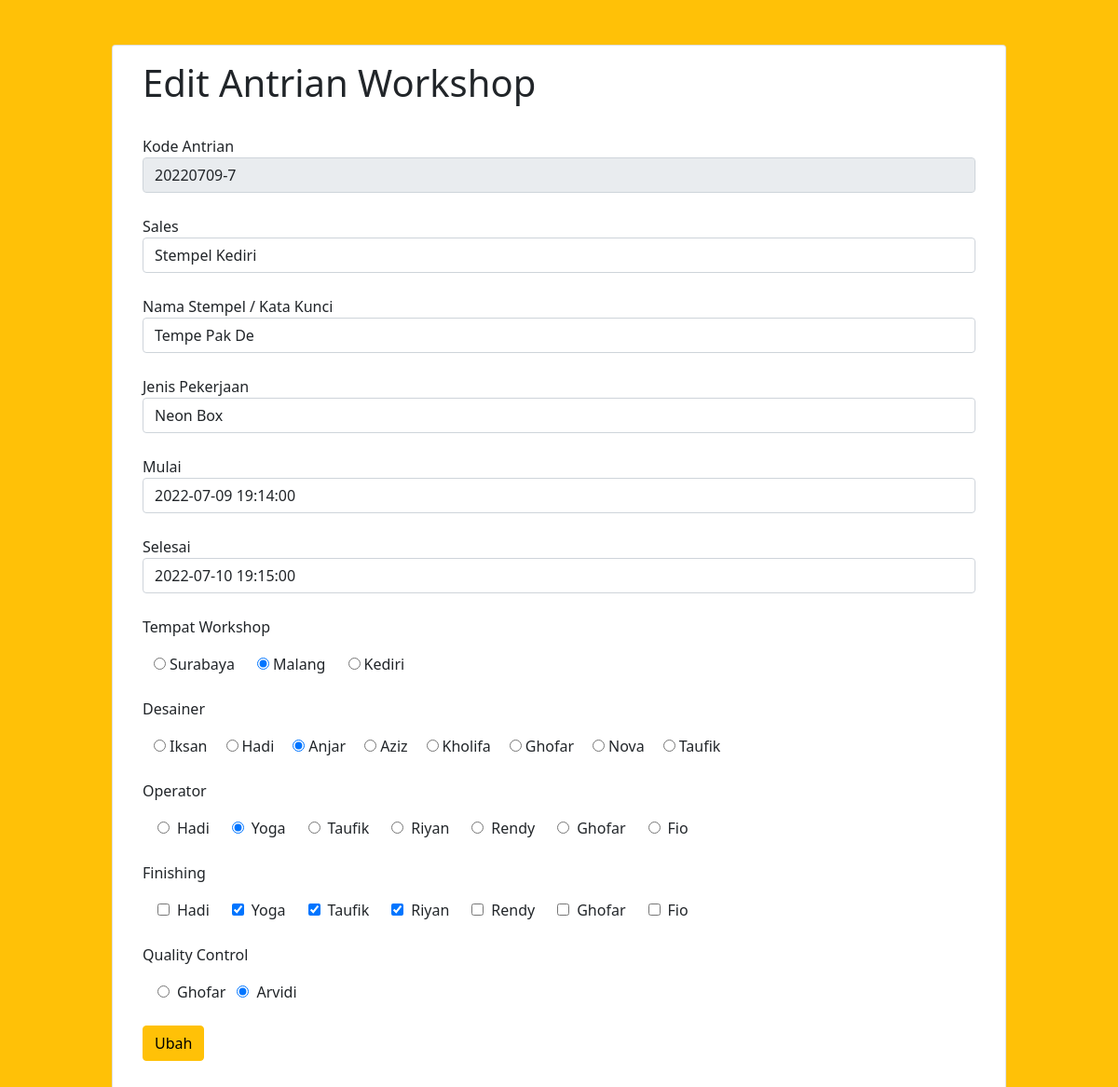
Page /edit-antrian.php?no_antrian=7 (signed in) on the committed database.
### tables this page shows
CREATE TABLE `data_antrian` (
  `tanggal_antrian` date NOT NULL,
  `no_antrian` int(3) NOT NULL,
  `nama_sales` varchar(255) NOT NULL,
  `keyword_stempel` text NOT NULL,
  `nama_pekerjaan` text NOT NULL,
  `mulai_kerja` datetime NOT NULL,
  `selesai_kerja` datetime NOT NULL,
  `tempat_workshop` varchar(255) NOT NULL,
  `nama_desainer` varchar(255) NOT NULL,
  `nama_operator` varchar(255) NOT NULL,
  `nama_finishing` varchar(255) NOT NULL,
  `nama_qc` varchar(255) NOT NULL,
  `file_desain` varchar(255) NOT NULL,
  `file_dokumentasi` varchar(255) NOT NULL
);

CREATE TABLE `data_desainer` (
  `desainerCode` int(3) NOT NULL,
  `desainerName` varchar(255) NOT NULL
);

CREATE TABLE `data_operator` (
  `operatorCode` int(3) NOT NULL,
  `operatorName` varchar(255) NOT NULL
);

### edit-antrian.php (the view, shortened to what this page needs)
<?php
include("connection.php");
$id = $_GET['no_antrian'];
$sql = "SELECT * FROM data_antrian WHERE no_antrian=$id";
$query = mysqli_query($connect, $sql);
$dataEdit = mysqli_fetch_array($query);
$sqlSales = 'SELECT * FROM data_sales';
$sqlOperator = 'SELECT * FROM data_operator';
$sqlDesainer = 'SELECT * FROM data_desainer';
$sqlProduk = 'SELECT * FROM data_produk';
$querySales = mysqli_query($connect, $sqlSales);
$queryOperator = mysqli_query($connect, $sqlOperator);
$queryDesainer = mysqli_query($connect, $sqlDesainer);
$queryFinishing = mysqli_query($connect, $sqlOperator);
$queryProduk = mysqli_query($connect, $sqlProduk);
?>
<!DOCTYPE html>
<html lang="en">
<head>
    <link href="https://cdn.jsdelivr.net/npm/bootstrap@5.0.2/dist/css/bootstrap.min.css" rel="stylesheet"
>
    <link href="style.css" rel="stylesheet">
    <link href="http://fonts.cdnfonts.com/css/sf-pro-display" rel="stylesheet">
</head>
<body>
    <div class="container-fluid bg-warning py-5">
    <div class="card mx-auto px-3" style="width: 60rem;">
            <div class="card-body">
        <h1 class="card-title">Edit Antrian Workshop</h1>
        <br>
        <form action="proses-edit.php" method="POST">
            <div class="form-group">
                <?php
                $noAntrianGabung = preg_replace("/[^a-zA-Z0-9]/", "", $dataEdit['tanggal_antrian']) . "-" . $dataEdit['no_antrian'];
                echo "<label for='antrian'>Kode Antrian</label>";
                echo "<input class='form-control' type='text' name='antrian' value=" . $noAntrianGabung . " readonly>";
                echo "<br>";
                ?>
                <label for="isSales">Sales</label>
                <select class="form-control" name="isSales">
                    <?php
                    while ($resultSales = mysqli_fetch_array($querySales)) {
                        if ($resultSales['salesName'] == $dataEdit['nama_sales']) {
                            echo "<option value='" . $resultSales['salesName'] . "' selected>" . $resultSales['salesName'] . "</option>";
                        } else {
                            echo "<option value='" . $resultSales['salesName'] . "'>" . $resultSales['salesName'] . "</option>";
                        }
                    }
                    ?>
                </select>
                <br>
                <label for="keywordStamp">Nama Stempel / Kata Kunci</label>
                <input class="form-control" type="text" placeholder="Contoh : Stempel Es Madura" name="keywordStamp"
                    value="<?php echo $dataEdit['keyword_stempel']; ?>">
                <br>
                <label for="whatJob">Jenis Pekerjaan</label>
                <select class="form-control" id="whatJob" name="whatJob">
                    <?php
                    while ($resultProduk = mysqli_fetch_array($queryProduk)) {
                        if ($resultProduk['nama_produk'] == $dataEdit['nama_pekerjaan']) {
                            echo "<option selected>" . $resultProduk['nama_produk'] . "</option>";
                        } else {
                            echo "<option>" . $resultProduk['nama_produk'] . "</option>";
                        }
                    }
                    ?>
                </select>
                <br>
                <label for="startJob">Mulai</label>
                <input class="form-control" type="datetime" name="startJob"
                    value="<?php echo $dataEdit['mulai_kerja']; ?>">
                <br>
                <label for="finishJob">Selesai</label>
                <input class="form-control" type="datetime" name="finishJob"
                    value="<?php echo $dataEdit['selesai_kerja']; ?>">
                <br>
                <div class="radio">
                    <p>Tempat Workshop</p>
                    <?php $tw = $dataEdit['tempat_workshop']; ?>
                    <label class="mx-2" for="whereWorkshop"><input class='mx-1' type="radio" name="whereWorkshop"
                            value="Surabaya" <?php echo ($tw == 'Surabaya') ? "checked" : "" ?>>Surabaya</label>
                    <label class="mx-2" for="whereWorkshop"><input class='mx-1' type="radio" name="whereWorkshop"
                            value="Malang" <?php echo ($tw == 'Malang') ? "checked" : "" ?>>Malang</label>
                    <label class="mx-2" for="whereWorkshop"><input class='mx-1' type="radio" name="whereWorkshop"
                            value="Kediri" <?php echo ($tw == 'Kediri') ? "checked" : "" ?>>Kediri</label>
                </div>
                <br>
                <div class="radio">
                    <p>Desainer</p>
                    <?php
                    while ($resultDesainer = mysqli_fetch_array($queryDesainer)) {
                        if ($dataEdit['nama_desainer'] == $resultDesainer['desainerName']) {
                            echo "<label class='mx-2' for='isDesainer'><input type='radio' class='mx-1' name='isDesainer' value='" . $resultDesainer['desainerName'] . "' checked>" . $resultDesainer['desainerName'] . "</label>";
                        } else {
                            echo "<label class='mx-2' for='isDesainer'><input type='radio' class='mx-1' name='isDesainer' value='" . $resultDesainer['desainerName'] . "'>" . $resultDesainer['desainerName'] . "</label>";
                        }
                    }
                    ?>
                </div>
                <br>
                <div class="radio">
                    <p>Operator</p>
                    <?php while ($resultOperator = mysqli_fetch_array($queryOperator)) {
                        if ($dataEdit['nama_operator'] == $resultOperator['operatorName']) {
                            echo "<label class='mx-2' for='isOperator'><input type='radio' class='mx-2' name='isOperator' value='" . $resultOperator['operatorName'] . "' checked>" . $resultOperator['operatorName'] . "</label>";
                        } else {
                            echo "<label class='mx-2' for='isOperator'><input type='radio' class='mx-2' name='isOperator' value='" . $resultOperator['operatorName'] . "'>" . $resultOperator['operatorName'] . "</label>";
                        }
                    }
                    ?>
                </div>
                <br>
                <div class="radio">
                    <p>Finishing</p>
                    <?php
                    $checkedFinishing = explode(",", $dataEdit['nama_finishing']);
                    while ($resultFinishing = mysqli_fetch_array($queryFinishing)) {
                        if (in_array($resultFinishing['operatorName'], $checkedFinishing)) {
                            echo "<label class='mx-2' for='isFinishing'><input type='checkbox' class='mx-2' name='isFinishing[]' value='" . $resultFinishing['operatorName'] . "' checked>" . $resultFinishing['operatorName'] . "</label>";
                        } else {
                            echo "<label class='mx-2' for='isFinishing'><input type='checkbox' class='mx-2' name='isFinishing[]' value='" . $resultFinishing['operatorName'] . "'>" . $resultFinishing['operatorName'] . "</label>";
                        }
                    }
                    ?>
                </div>
                <br>
                <p>Quality Control</p>
                <div class="radio">
                    <label class="mx-2" for="isQC">
                        <input class="mx-2" type="radio" name="isQC" value="Ghofar"
                            <?php echo ($dataEdit['nama_qc']) ? "checked" : "" ?>>Ghofar
                        <input class="mx-2" type="radio" name="isQC" value="Arvidi"
                            <?php echo ($dataEdit['nama_qc']) ? "checked" : "" ?>>Arvidi
                    </label>
                </div>
                <br>
                <input type="submit" value="Ubah" name="ubah" class="btn btn-warning btn-block">
                <br><br>
            </div>
        </form>
    </div>
    </div>
    </div>
</body>
</html>

### rows in the picture
data_antrian: antrian "20220709-7", keywordStamp "Tempe Pak De", startJob "2022-07-09 19:14:00", finishJob "2022-07-10 19:15:00", tempat_workshop "☑", nama_qc "☑"
data_desainer: desainerName "Iksan"
data_desainer: desainerName "Hadi"
data_desainer: desainerName "Anjar"
data_desainer: desainerName "Aziz"
data_desainer: desainerName "Kholifa"
data_desainer: desainerName "Ghofar"
data_desainer: desainerName "Nova"
data_desainer: desainerName "Taufik"
data_operator: operatorName "Hadi"
data_operator: operatorName "Yoga"
data_operator: operatorName "Taufik"
data_operator: operatorName "Riyan"
data_operator: operatorName "Rendy"
data_operator: operatorName "Ghofar"
data_operator: operatorName "Fio"

### other values in the picture
form field isSales "Stempel Kediri"
form field whatJob "Neon Box"
